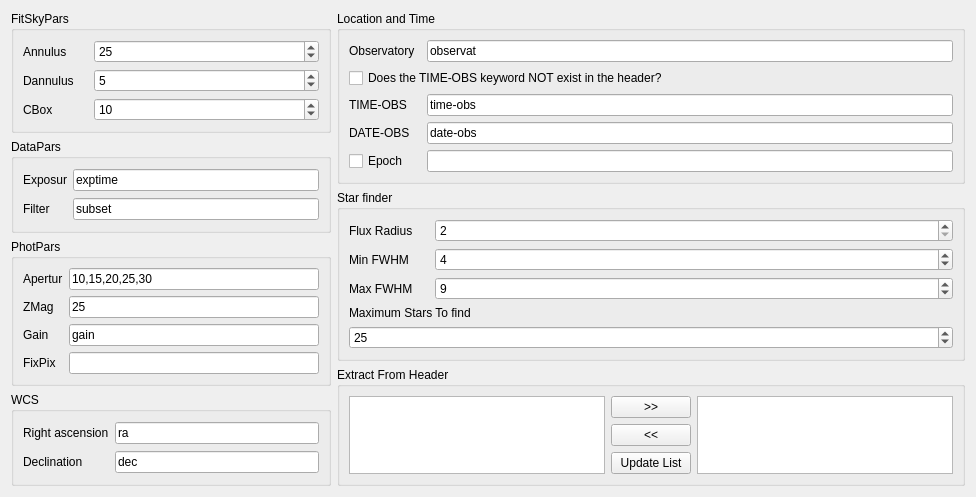
         <widget class="QWidget" name="tab_23">
          <attribute name="title">
           <string>Photometry</string>
          </attribute>
          <layout class="QGridLayout" name="gridLayout_67">
           <item row="0" column="0">
            <layout class="QGridLayout" name="gridLayout_58">
             <item row="0" column="0">
              <widget class="QGroupBox" name="groupBox_14">
               <property name="minimumSize">
                <size>
                 <width>320</width>
                 <height>0</height>
                </size>
               </property>
               <property name="title">
                <string>FitSkyPars</string>
               </property>
               <layout class="QGridLayout" name="gridLayout_59">
                <item row="0" column="0">
                 <widget class="QLabel" name="label_40">
                  <property name="maximumSize">
                   <size>
                    <width>65</width>
                    <height>16777215</height>
                   </size>
                  </property>
                  <property name="text">
                   <string>Annulus</string>
                  </property>
                  <property name="alignment">
                   <set>Qt::AlignLeading|Qt::AlignLeft|Qt::AlignVCenter</set>
                  </property>
                 </widget>
                </item>
                <item row="0" column="1">
                 <widget class="QDoubleSpinBox" name="doubleSpinBox_2">
                  <property name="decimals">
                   <number>0</number>
                  </property>
                  <property name="maximum">
                   <double>1000.000000000000000</double>
                  </property>
                  <property name="value">
                   <double>25.000000000000000</double>
                  </property>
                 </widget>
                </item>
                <item row="1" column="0">
                 <widget class="QLabel" name="label_42">
                  <property name="maximumSize">
                   <size>
                    <width>65</width>
                    <height>16777215</height>
                   </size>
                  </property>
                  <property name="text">
                   <string>Dannulus</string>
                  </property>
                  <property name="alignment">
                   <set>Qt::AlignLeading|Qt::AlignLeft|Qt::AlignVCenter</set>
                  </property>
                 </widget>
                </item>
                <item row="1" column="1">
                 <widget class="QDoubleSpinBox" name="doubleSpinBox">
                  <property name="decimals">
                   <number>0</number>
                  </property>
                  <property name="maximum">
                   <double>1000.000000000000000</double>
                  </property>
                  <property name="value">
                   <double>5.000000000000000</double>
                  </property>
                 </widget>
                </item>
                <item row="2" column="0">
                 <widget class="QLabel" name="label_46">
                  <property name="maximumSize">
                   <size>
                    <width>65</width>
                    <height>16777215</height>
                   </size>
                  </property>
                  <property name="text">
                   <string>CBox</string>
                  </property>
                  <property name="alignment">
                   <set>Qt::AlignLeading|Qt::AlignLeft|Qt::AlignVCenter</set>
                  </property>
                 </widget>
                </item>
                <item row="2" column="1">
                 <widget class="QDoubleSpinBox" name="doubleSpinBox_3">
                  <property name="decimals">
                   <number>0</number>
                  </property>
                  <property name="maximum">
                   <double>1000.000000000000000</double>
                  </property>
                  <property name="value">
                   <double>10.000000000000000</double>
                  </property>
                 </widget>
                </item>
               </layout>
              </widget>
             </item>
             <item row="1" column="0">
              <widget class="QGroupBox" name="groupBox_13">
               <property name="minimumSize">
                <size>
                 <width>320</width>
                 <height>0</height>
                </size>
               </property>
               <property name="title">
                <string>DataPars</string>
               </property>
               <layout class="QGridLayout" name="gridLayout_53">
                <item row="1" column="0">
                 <widget class="QLabel" name="label_39">
                  <property name="text">
                   <string>Filter</string>
                  </property>
                 </widget>
                </item>
                <item row="0" column="1">
                 <widget class="QLineEdit" name="lineEdit_13">
                  <property name="text">
                   <string>exptime</string>
                  </property>
                 </widget>
                </item>
                <item row="0" column="0">
                 <widget class="QLabel" name="label_38">
                  <property name="text">
                   <string>Exposur</string>
                  </property>
                 </widget>
                </item>
                <item row="1" column="1">
                 <widget class="QLineEdit" name="lineEdit_14">
                  <property name="text">
                   <string>subset</string>
                  </property>
                  <property name="maxLength">
                   <number>8</number>
                  </property>
                 </widget>
                </item>
               </layout>
              </widget>
             </item>
             <item row="2" column="0">
              <widget class="QGroupBox" name="groupBox_15">
               <property name="minimumSize">
                <size>
                 <width>320</width>
                 <height>0</height>
                </size>
               </property>
               <property name="title">
                <string>PhotPars</string>
               </property>
               <layout class="QGridLayout" name="gridLayout_20">
                <item row="0" column="0">
                 <widget class="QLabel" name="label_44">
                  <property name="text">
                   <string>Apertur</string>
                  </property>
                 </widget>
                </item>
                <item row="0" column="1">
                 <widget class="QLineEdit" name="lineEdit_15">
                  <property name="text">
                   <string>10,15,20,25,30</string>
                  </property>
                 </widget>
                </item>
                <item row="1" column="0">
                 <widget class="QLabel" name="label_45">
                  <property name="text">
                   <string>ZMag</string>
                  </property>
                 </widget>
                </item>
                <item row="1" column="1">
                 <widget class="QLineEdit" name="lineEdit_16">
                  <property name="text">
                   <string>25</string>
                  </property>
                 </widget>
                </item>
                <item row="2" column="0">
                 <widget class="QLabel" name="label_57">
                  <property name="text">
                   <string>Gain</string>
                  </property>
                 </widget>
                </item>
                <item row="2" column="1">
                 <widget class="QLineEdit" name="lineEdit_26">
                  <property name="text">
                   <string>gain</string>
                  </property>
                 </widget>
                </item>
                <item row="3" column="0">
                 <widget class="QLabel" name="label_77">
                  <property name="text">
                   <string>FixPix</string>
                  </property>
                 </widget>
                </item>
                <item row="3" column="1">
                 <widget class="QLineEdit" name="lineEdit_29">
                  <property name="text">
                   <string/>
                  </property>
                 </widget>
                </item>
               </layout>
              </widget>
             </item>
             <item row="3" column="0">
              <widget class="QGroupBox" name="groupBox_20">
               <property name="minimumSize">
                <size>
                 <width>320</width>
                 <height>0</height>
                </size>
               </property>
               <property name="title">
                <string>WCS</string>
               </property>
               <layout class="QGridLayout" name="gridLayout_71">
                <item row="0" column="0">
                 <widget class="QLabel" name="label_65">
                  <property name="text">
                   <string>Right ascension</string>
                  </property>
                 </widget>
                </item>
                <item row="0" column="1">
                 <widget class="QLineEdit" name="lineEdit_22">
                  <property name="text">
                   <string>ra</string>
                  </property>
                 </widget>
                </item>
                <item row="1" column="0">
                 <widget class="QLabel" name="label_66">
                  <property name="text">
                   <string>Declination</string>
                  </property>
                 </widget>
                </item>
                <item row="1" column="1">
                 <widget class="QLineEdit" name="lineEdit_23">
                  <property name="text">
                   <string>dec</string>
                  </property>
                 </widget>
                </item>
               </layout>
              </widget>
             </item>
            </layout>
           </item>
           <item row="0" column="1">
            <layout class="QGridLayout" name="gridLayout_60">
             <item row="1" column="0">
              <widget class="QGroupBox" name="groupBox_19">
               <property name="title">
                <string>Star finder</string>
               </property>
               <layout class="QGridLayout" name="gridLayout_41">
                <item row="0" column="0">
                 <widget class="QLabel" name="label_64">
                  <property name="maximumSize">
                   <size>
                    <width>80</width>
                    <height>16777215</height>
                   </size>
                  </property>
                  <property name="text">
                   <string>Flux Radius</string>
                  </property>
                  <property name="alignment">
                   <set>Qt::AlignLeading|Qt::AlignLeft|Qt::AlignVCenter</set>
                  </property>
                 </widget>
                </item>
                <item row="0" column="1">
                 <widget class="QDoubleSpinBox" name="doubleSpinBox_4">
                  <property name="decimals">
                   <number>0</number>
                  </property>
                  <property name="minimum">
                   <double>2.000000000000000</double>
                  </property>
                  <property name="maximum">
                   <double>100.000000000000000</double>
                  </property>
                  <property name="value">
                   <double>2.000000000000000</double>
                  </property>
                 </widget>
                </item>
                <item row="1" column="0">
                 <widget class="QLabel" name="label_68">
                  <property name="maximumSize">
                   <size>
                    <width>80</width>
                    <height>16777215</height>
                   </size>
                  </property>
                  <property name="text">
                   <string>Min FWHM</string>
                  </property>
                  <property name="alignment">
                   <set>Qt::AlignLeading|Qt::AlignLeft|Qt::AlignVCenter</set>
                  </property>
                 </widget>
                </item>
                <item row="1" column="1">
                 <widget class="QDoubleSpinBox" name="doubleSpinBox_5">
                  <property name="decimals">
                   <number>0</number>
                  </property>
                  <property name="minimum">
                   <double>1.000000000000000</double>
                  </property>
                  <property name="maximum">
                   <double>100.000000000000000</double>
                  </property>
                  <property name="value">
                   <double>4.000000000000000</double>
                  </property>
                 </widget>
                </item>
                <item row="2" column="0">
                 <widget class="QLabel" name="label_69">
                  <property name="maximumSize">
                   <size>
                    <width>80</width>
                    <height>16777215</height>
                   </size>
                  </property>
                  <property name="text">
                   <string>Max FWHM</string>
                  </property>
                  <property name="alignment">
                   <set>Qt::AlignLeading|Qt::AlignLeft|Qt::AlignVCenter</set>
                  </property>
                 </widget>
                </item>
                <item row="2" column="1">
                 <widget class="QDoubleSpinBox" name="doubleSpinBox_6">
                  <property name="decimals">
                   <number>0</number>
                  </property>
                  <property name="minimum">
                   <double>1.000000000000000</double>
                  </property>
                  <property name="maximum">
                   <double>100.000000000000000</double>
                  </property>
                  <property name="value">
                   <double>9.000000000000000</double>
                  </property>
                 </widget>
                </item>
                <item row="3" column="0" colspan="2">
                 <widget class="QLabel" name="label_70">
                  <property name="text">
                   <string>Maximum Stars To find</string>
                  </property>
                  <property name="alignment">
                   <set>Qt::AlignLeading|Qt::AlignLeft|Qt::AlignVCenter</set>
                  </property>
                 </widget>
                </item>
                <item row="4" column="0" colspan="2">
                 <widget class="QDoubleSpinBox" name="doubleSpinBox_7">
                  <property name="decimals">
                   <number>0</number>
                  </property>
                  <property name="minimum">
                   <double>1.000000000000000</double>
                  </property>
                  <property name="maximum">
                   <double>10000.000000000000000</double>
                  </property>
                  <property name="value">
                   <double>25.000000000000000</double>
                  </property>
                 </widget>
                </item>
               </layout>
              </widget>
             </item>
             <item row="2" column="0">
              <widget class="QGroupBox" name="groupBox_31">
               <property name="title">
                <string>Extract From Header</string>
               </property>
               <layout class="QGridLayout" name="gridLayout_68">
                <item row="1" column="1">
                 <widget class="QPushButton" name="pushButton_50">
                  <property name="text">
                   <string>&lt;&lt;</string>
                  </property>
                 </widget>
                </item>
                <item row="0" column="2" rowspan="3">
                 <widget class="QListWidget" name="listWidget_20">
                  <property name="selectionMode">
                   <enum>QAbstractItemView::ExtendedSelection</enum>
                  </property>
                 </widget>
                </item>
                <item row="0" column="1">
                 <widget class="QPushButton" name="pushButton_49">
                  <property name="text">
                   <string>&gt;&gt;</string>
                  </property>
                 </widget>
                </item>
                <item row="2" column="1">
                 <widget class="QPushButton" name="pushButton_51">
                  <property name="text">
                   <string>Update List</string>
                  </property>
                 </widget>
                </item>
                <item row="0" column="0" rowspan="3">
                 <widget class="QListWidget" name="listWidget_19">
                  <property name="selectionMode">
                   <enum>QAbstractItemView::ExtendedSelection</enum>
                  </property>
                 </widget>
                </item>
               </layout>
              </widget>
             </item>
             <item row="0" column="0">
              <widget class="QGroupBox" name="groupBox_17">
               <property name="minimumSize">
                <size>
                 <width>250</width>
                 <height>160</height>
                </size>
               </property>
               <property name="title">
                <string>Location and Time</string>
               </property>
               <layout class="QGridLayout" name="gridLayout_69">
                <item row="2" column="0">
                 <widget class="QLabel" name="label_48">
                  <property name="toolTip">
                   <string>If not give DATE-OBS</string>
                  </property>
                  <property name="text">
                   <string>TIME-OBS</string>
                  </property>
                 </widget>
                </item>
                <item row="2" column="2">
                 <widget class="QLineEdit" name="lineEdit_17">
                  <property name="text">
                   <string>time-obs</string>
                  </property>
                 </widget>
                </item>
                <item row="6" column="2">
                 <widget class="QLineEdit" name="lineEdit_25"/>
                </item>
                <item row="0" column="0">
                 <widget class="QLabel" name="label_47">
                  <property name="text">
                   <string>Observatory</string>
                  </property>
                 </widget>
                </item>
                <item row="0" column="2">
                 <widget class="QLineEdit" name="lineEdit_18">
                  <property name="text">
                   <string>observat</string>
                  </property>
                 </widget>
                </item>
                <item row="5" column="0">
                 <widget class="QLabel" name="label_67">
                  <property name="text">
                   <string>DATE-OBS</string>
                  </property>
                 </widget>
                </item>
                <item row="5" column="2">
                 <widget class="QLineEdit" name="lineEdit_24">
                  <property name="text">
                   <string>date-obs</string>
                  </property>
                 </widget>
                </item>
                <item row="6" column="0">
                 <widget class="QCheckBox" name="checkBox_4">
                  <property name="text">
                   <string>Epoch</string>
                  </property>
                 </widget>
                </item>
                <item row="1" column="0" colspan="3">
                 <widget class="QCheckBox" name="checkBox_12">
                  <property name="text">
                   <string>Does the TIME-OBS keyword NOT exist in the header?</string>
                  </property>
                 </widget>
                </item>
               </layout>
              </widget>
             </item>
            </layout>
           </item>
          </layout>
         </widget>
